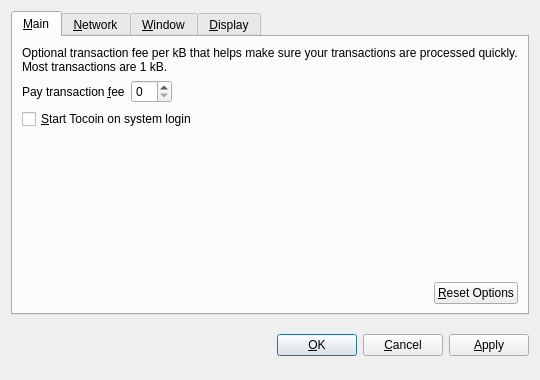
<?xml version="1.0" encoding="UTF-8"?>
<ui version="4.0">
 <class>OptionsDialog</class>
 <widget class="QDialog" name="OptionsDialog">
  <property name="geometry">
   <rect>
    <x>0</x>
    <y>0</y>
    <width>540</width>
    <height>380</height>
   </rect>
  </property>
  <property name="windowTitle">
   <string>Options</string>
  </property>
  <property name="modal">
   <bool>true</bool>
  </property>
  <layout class="QVBoxLayout" name="verticalLayout">
   <item>
    <widget class="QTabWidget" name="tabWidget">
     <property name="tabPosition">
      <enum>QTabWidget::North</enum>
     </property>
     <property name="currentIndex">
      <number>0</number>
     </property>
     <widget class="QWidget" name="tabMain">
      <attribute name="title">
       <string>&amp;Main</string>
      </attribute>
      <layout class="QVBoxLayout" name="verticalLayout_Main">
       <item>
        <widget class="QLabel" name="transactionFeeInfoLabel">
         <property name="text">
          <string>Optional transaction fee per kB that helps make sure your transactions are processed quickly. Most transactions are 1 kB.</string>
         </property>
         <property name="textFormat">
          <enum>Qt::PlainText</enum>
         </property>
         <property name="wordWrap">
          <bool>true</bool>
         </property>
        </widget>
       </item>
       <item>
        <layout class="QHBoxLayout" name="horizontalLayout_1_Main">
         <item>
          <widget class="QLabel" name="transactionFeeLabel">
           <property name="text">
            <string>Pay transaction &amp;fee</string>
           </property>
           <property name="textFormat">
            <enum>Qt::PlainText</enum>
           </property>
           <property name="buddy">
            <cstring>transactionFee</cstring>
           </property>
          </widget>
         </item>
         <item>
          <widget class="BitcoinAmountField" name="transactionFee"/>
         </item>
         <item>
          <spacer name="horizontalSpacer_1_Main">
           <property name="orientation">
            <enum>Qt::Horizontal</enum>
           </property>
           <property name="sizeHint" stdset="0">
            <size>
             <width>40</width>
             <height>20</height>
            </size>
           </property>
          </spacer>
         </item>
        </layout>
       </item>
       <item>
        <widget class="QCheckBox" name="bitcoinAtStartup">
         <property name="toolTip">
          <string>Automatically start Tocoin after logging in to the system.</string>
         </property>
         <property name="text">
          <string>&amp;Start Tocoin on system login</string>
         </property>
        </widget>
       </item>
       <item>
        <spacer name="verticalSpacer_Main">
         <property name="orientation">
          <enum>Qt::Vertical</enum>
         </property>
         <property name="sizeHint" stdset="0">
          <size>
           <width>20</width>
           <height>40</height>
          </size>
         </property>
        </spacer>
       </item>
       <item>
        <layout class="QHBoxLayout" name="horizontalLayout_2_Main">
         <item>
          <spacer name="horizontalSpacer_2_Main">
           <property name="orientation">
            <enum>Qt::Horizontal</enum>
           </property>
           <property name="sizeHint" stdset="0">
            <size>
             <width>40</width>
             <height>20</height>
            </size>
           </property>
          </spacer>
         </item>
         <item>
          <widget class="QPushButton" name="resetButton">
           <property name="toolTip">
            <string>Reset all client options to default.</string>
           </property>
           <property name="text">
            <string>&amp;Reset Options</string>
           </property>
           <property name="autoDefault">
            <bool>false</bool>
           </property>
          </widget>
         </item>
        </layout>
       </item>
      </layout>
     </widget>
     <widget class="QWidget" name="tabNetwork">
      <attribute name="title">
       <string>&amp;Network</string>
      </attribute>
      <layout class="QVBoxLayout" name="verticalLayout_Network">
       <item>
        <widget class="QCheckBox" name="mapPortUpnp">
         <property name="toolTip">
          <string>Automatically open the Tocoin client port on the router. This only works when your router supports UPnP and it is enabled.</string>
         </property>
         <property name="text">
          <string>Map port using &amp;UPnP</string>
         </property>
        </widget>
       </item>
       <item>
        <widget class="QCheckBox" name="connectSocks">
         <property name="toolTip">
          <string>Connect to the Tocoin network through a SOCKS proxy (e.g. when connecting through Tor).</string>
         </property>
         <property name="text">
          <string>&amp;Connect through SOCKS proxy:</string>
         </property>
        </widget>
       </item>
       <item>
        <layout class="QHBoxLayout" name="horizontalLayout_Network">
         <item>
          <widget class="QLabel" name="proxyIpLabel">
           <property name="text">
            <string>Proxy &amp;IP:</string>
           </property>
           <property name="textFormat">
            <enum>Qt::PlainText</enum>
           </property>
           <property name="buddy">
            <cstring>proxyIp</cstring>
           </property>
          </widget>
         </item>
         <item>
          <widget class="QValidatedLineEdit" name="proxyIp">
           <property name="maximumSize">
            <size>
             <width>140</width>
             <height>16777215</height>
            </size>
           </property>
           <property name="toolTip">
            <string>IP address of the proxy (e.g. 127.0.0.1)</string>
           </property>
          </widget>
         </item>
         <item>
          <widget class="QLabel" name="proxyPortLabel">
           <property name="text">
            <string>&amp;Port:</string>
           </property>
           <property name="textFormat">
            <enum>Qt::PlainText</enum>
           </property>
           <property name="buddy">
            <cstring>proxyPort</cstring>
           </property>
          </widget>
         </item>
         <item>
          <widget class="QLineEdit" name="proxyPort">
           <property name="maximumSize">
            <size>
             <width>55</width>
             <height>16777215</height>
            </size>
           </property>
           <property name="toolTip">
            <string>Port of the proxy (e.g. 9050)</string>
           </property>
          </widget>
         </item>
         <item>
          <widget class="QLabel" name="socksVersionLabel">
           <property name="text">
            <string>SOCKS &amp;Version:</string>
           </property>
           <property name="textFormat">
            <enum>Qt::PlainText</enum>
           </property>
           <property name="buddy">
            <cstring>socksVersion</cstring>
           </property>
          </widget>
         </item>
         <item>
          <widget class="QValueComboBox" name="socksVersion">
           <property name="toolTip">
            <string>SOCKS version of the proxy (e.g. 5)</string>
           </property>
          </widget>
         </item>
         <item>
          <spacer name="horizontalSpacer_Network">
           <property name="orientation">
            <enum>Qt::Horizontal</enum>
           </property>
           <property name="sizeHint" stdset="0">
            <size>
             <width>40</width>
             <height>20</height>
            </size>
           </property>
          </spacer>
         </item>
        </layout>
       </item>
       <item>
        <spacer name="verticalSpacer_Network">
         <property name="orientation">
          <enum>Qt::Vertical</enum>
         </property>
         <property name="sizeHint" stdset="0">
          <size>
           <width>20</width>
           <height>40</height>
          </size>
         </property>
        </spacer>
       </item>
      </layout>
     </widget>
     <widget class="QWidget" name="tabWindow">
      <attribute name="title">
       <string>&amp;Window</string>
      </attribute>
      <layout class="QVBoxLayout" name="verticalLayout_Window">
       <item>
        <widget class="QCheckBox" name="minimizeToTray">
         <property name="toolTip">
          <string>Show only a tray icon after minimizing the window.</string>
         </property>
         <property name="text">
          <string>&amp;Minimize to the tray instead of the taskbar</string>
         </property>
        </widget>
       </item>
       <item>
        <widget class="QCheckBox" name="minimizeOnClose">
         <property name="toolTip">
          <string>Minimize instead of exit the application when the window is closed. When this option is enabled, the application will be closed only after selecting Quit in the menu.</string>
         </property>
         <property name="text">
          <string>M&amp;inimize on close</string>
         </property>
        </widget>
       </item>
       <item>
        <spacer name="verticalSpacer_Window">
         <property name="orientation">
          <enum>Qt::Vertical</enum>
         </property>
         <property name="sizeHint" stdset="0">
          <size>
           <width>20</width>
           <height>40</height>
          </size>
         </property>
        </spacer>
       </item>
      </layout>
     </widget>
     <widget class="QWidget" name="tabDisplay">
      <attribute name="title">
       <string>&amp;Display</string>
      </attribute>
      <layout class="QVBoxLayout" name="verticalLayout_Display">
       <item>
        <layout class="QHBoxLayout" name="horizontalLayout_1_Display">
         <item>
          <widget class="QLabel" name="langLabel">
           <property name="text">
            <string>User Interface &amp;language:</string>
           </property>
           <property name="textFormat">
            <enum>Qt::PlainText</enum>
           </property>
           <property name="buddy">
            <cstring>lang</cstring>
           </property>
          </widget>
         </item>
         <item>
          <widget class="QValueComboBox" name="lang">
           <property name="toolTip">
            <string>The user interface language can be set here. This setting will take effect after restarting Tocoin.</string>
           </property>
          </widget>
         </item>
        </layout>
       </item>
       <item>
        <layout class="QHBoxLayout" name="horizontalLayout_2_Display">
         <item>
          <widget class="QLabel" name="unitLabel">
           <property name="text">
            <string>&amp;Unit to show amounts in:</string>
           </property>
           <property name="textFormat">
            <enum>Qt::PlainText</enum>
           </property>
           <property name="buddy">
            <cstring>unit</cstring>
           </property>
          </widget>
         </item>
         <item>
          <widget class="QValueComboBox" name="unit">
           <property name="toolTip">
            <string>Choose the default subdivision unit to show in the interface and when sending coins.</string>
           </property>
          </widget>
         </item>
        </layout>
       </item>
       <item>
        <widget class="QCheckBox" name="displayAddresses">
         <property name="toolTip">
          <string>Whether to show Tocoin addresses in the transaction list or not.</string>
         </property>
         <property name="text">
          <string>&amp;Display addresses in transaction list</string>
         </property>
        </widget>
       </item>
       <item>
        <widget class="QCheckBox" name="coinControlFeatures">
         <property name="toolTip">
          <string>Whether to show coin control features or not.</string>
         </property>
         <property name="text">
          <string>Display coin &amp;control features (experts only!)</string>
         </property>
        </widget>
       </item>
       <item>
        <spacer name="verticalSpacer_Display">
         <property name="orientation">
          <enum>Qt::Vertical</enum>
         </property>
         <property name="sizeHint" stdset="0">
          <size>
           <width>20</width>
           <height>40</height>
          </size>
         </property>
        </spacer>
       </item>
      </layout>
     </widget>
    </widget>
   </item>
   <item>
    <layout class="QHBoxLayout" name="horizontalLayout_Buttons">
     <item>
      <spacer name="horizontalSpacer_1">
       <property name="orientation">
        <enum>Qt::Horizontal</enum>
       </property>
       <property name="sizeHint" stdset="0">
        <size>
         <width>40</width>
         <height>48</height>
        </size>
       </property>
      </spacer>
     </item>
     <item>
      <widget class="QLabel" name="statusLabel">
       <property name="font">
        <font>
         <weight>75</weight>
         <bold>true</bold>
        </font>
       </property>
       <property name="text">
        <string/>
       </property>
       <property name="textFormat">
        <enum>Qt::PlainText</enum>
       </property>
       <property name="wordWrap">
        <bool>true</bool>
       </property>
      </widget>
     </item>
     <item>
      <spacer name="horizontalSpacer_2">
       <property name="orientation">
        <enum>Qt::Horizontal</enum>
       </property>
       <property name="sizeHint" stdset="0">
        <size>
         <width>40</width>
         <height>48</height>
        </size>
       </property>
      </spacer>
     </item>
     <item>
      <widget class="QPushButton" name="okButton">
       <property name="text">
        <string>&amp;OK</string>
       </property>
      </widget>
     </item>
     <item>
      <widget class="QPushButton" name="cancelButton">
       <property name="text">
        <string>&amp;Cancel</string>
       </property>
       <property name="autoDefault">
        <bool>false</bool>
       </property>
      </widget>
     </item>
     <item>
      <widget class="QPushButton" name="applyButton">
       <property name="text">
        <string>&amp;Apply</string>
       </property>
       <property name="autoDefault">
        <bool>false</bool>
       </property>
      </widget>
     </item>
    </layout>
   </item>
  </layout>
 </widget>
 <customwidgets>
  <customwidget>
   <class>BitcoinAmountField</class>
   <extends>QSpinBox</extends>
   <header>bitcoinamountfield.h</header>
  </customwidget>
  <customwidget>
   <class>QValueComboBox</class>
   <extends>QComboBox</extends>
   <header>qvaluecombobox.h</header>
  </customwidget>
  <customwidget>
   <class>QValidatedLineEdit</class>
   <extends>QLineEdit</extends>
   <header>qvalidatedlineedit.h</header>
  </customwidget>
 </customwidgets>
 <resources/>
 <connections/>
</ui>
